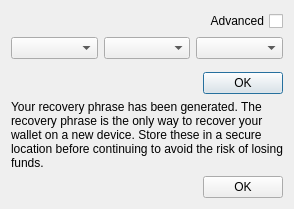
<?xml version="1.0" encoding="UTF-8"?>
<ui version="4.0">
 <class>NewSeed</class>
 <widget class="QDialog" name="NewSeed">
  <property name="windowTitle">
   <string>Generate a Recovery Phrase</string>
  </property>
  <layout class="QVBoxLayout" name="verticalLayout">
   <item>
    <widget class="QFrame" name="preGenerate">
     <property name="frameShape">
      <enum>QFrame::NoFrame</enum>
     </property>
     <property name="frameShadow">
      <enum>QFrame::Plain</enum>
     </property>
     <layout class="QVBoxLayout" name="preGenerateLayout">
      <property name="leftMargin">
       <number>0</number>
      </property>
      <property name="topMargin">
       <number>0</number>
      </property>
      <property name="rightMargin">
       <number>0</number>
      </property>
      <property name="bottomMargin">
       <number>0</number>
      </property>
      <item>
       <widget class="QFrame" name="advancedCheck">
        <property name="frameShape">
         <enum>QFrame::NoFrame</enum>
        </property>
        <property name="frameShadow">
         <enum>QFrame::Plain</enum>
        </property>
        <layout class="QHBoxLayout" name="advancedCheckLayout">
         <property name="leftMargin">
          <number>0</number>
         </property>
         <property name="topMargin">
          <number>0</number>
         </property>
         <property name="rightMargin">
          <number>0</number>
         </property>
         <property name="bottomMargin">
          <number>0</number>
         </property>
         <item>
          <spacer name="horizontalSpacer">
           <property name="orientation">
            <enum>Qt::Horizontal</enum>
           </property>
           <property name="sizeHint" stdset="0">
            <size>
             <width>0</width>
             <height>0</height>
            </size>
           </property>
          </spacer>
         </item>
         <item>
          <widget class="QCheckBox" name="advanced">
           <property name="layoutDirection">
            <enum>Qt::RightToLeft</enum>
           </property>
           <property name="text">
            <string>Advanced</string>
           </property>
          </widget>
         </item>
        </layout>
       </widget>
      </item>
      <item>
       <widget class="QFrame" name="options">
        <property name="frameShape">
         <enum>QFrame::NoFrame</enum>
        </property>
        <property name="frameShadow">
         <enum>QFrame::Plain</enum>
        </property>
        <layout class="QHBoxLayout" name="optionsLayout">
         <property name="spacing">
          <number>6</number>
         </property>
         <property name="leftMargin">
          <number>0</number>
         </property>
         <property name="topMargin">
          <number>0</number>
         </property>
         <property name="rightMargin">
          <number>0</number>
         </property>
         <property name="bottomMargin">
          <number>0</number>
         </property>
         <item>
          <widget class="QComboBox" name="language"/>
         </item>
         <item>
          <widget class="QComboBox" name="strength"/>
         </item>
         <item>
          <widget class="QComboBox" name="type"/>
         </item>
        </layout>
       </widget>
      </item>
      <item>
       <spacer name="verticalSpacer">
        <property name="orientation">
         <enum>Qt::Vertical</enum>
        </property>
       </spacer>
      </item>
      <item>
       <widget class="QDialogButtonBox" name="generateButtons">
        <property name="standardButtons">
         <set>QDialogButtonBox::Ok</set>
        </property>
       </widget>
      </item>
     </layout>
    </widget>
   </item>
   <item>
    <widget class="QFrame" name="postGenerate">
     <property name="frameShape">
      <enum>QFrame::NoFrame</enum>
     </property>
     <property name="frameShadow">
      <enum>QFrame::Plain</enum>
     </property>
     <layout class="QVBoxLayout" name="postGenerateLayout">
      <property name="leftMargin">
       <number>0</number>
      </property>
      <property name="topMargin">
       <number>0</number>
      </property>
      <property name="rightMargin">
       <number>0</number>
      </property>
      <property name="bottomMargin">
       <number>0</number>
      </property>
      <item>
       <widget class="QLabel" name="instructions">
        <property name="text">
         <string>Your recovery phrase has been generated. The recovery phrase is the only way to recover your wallet on a new device. Store these in a secure location before continuing to avoid the risk of losing funds.</string>
        </property>
        <property name="wordWrap">
         <bool>true</bool>
        </property>
       </widget>
      </item>
      <item>
       <layout class="QGridLayout" name="wordDisplay"/>
      </item>
      <item>
       <widget class="QDialogButtonBox" name="completionButtons">
        <property name="standardButtons">
         <set>QDialogButtonBox::Ok</set>
        </property>
       </widget>
      </item>
     </layout>
    </widget>
   </item>
  </layout>
 </widget>
 <resources/>
 <connections/>
</ui>
